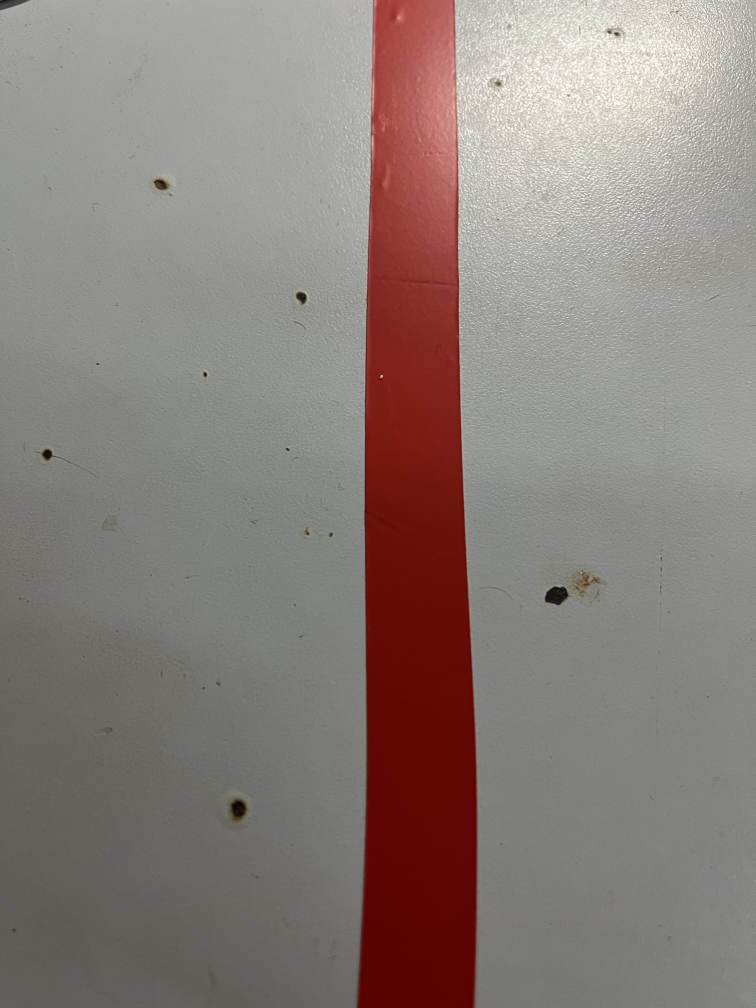
#> input picture IMG_2110.jpg, 3024 x 4032 px, given in place of the camera (shown at 1/4 size)
$ python main.py
#> lines starting #> are read from the running program, lines starting #| are printed output that depends on the picture
### Raspi22/utils.py
import cv2
import numpy as np
import serial
import threading

def initialize_camera(camera_index=0):
    """初始化打开摄像头，并设置分辨率"""
    cap = cv2.VideoCapture(camera_index)
    cap.set(cv2.CAP_PROP_FRAME_WIDTH, 640)
    cap.set(cv2.CAP_PROP_FRAME_HEIGHT, 480)
    if not cap.isOpened():
        raise ValueError("Camera could not be opened.")
    return cap

def read_frame(cap):
    """读取帧"""
    ret, frame = cap.read()
#> frame is the input picture: shape (4032, 3024, 3); mean B, G, R 122.2, 126.8, 138.4
    if not ret:
        raise ValueError("Failed to read frame from camera.")
    return frame

def open_operation(img):
    k=np.ones((7,7),np.uint8)
    img=cv2.erode(img,k)
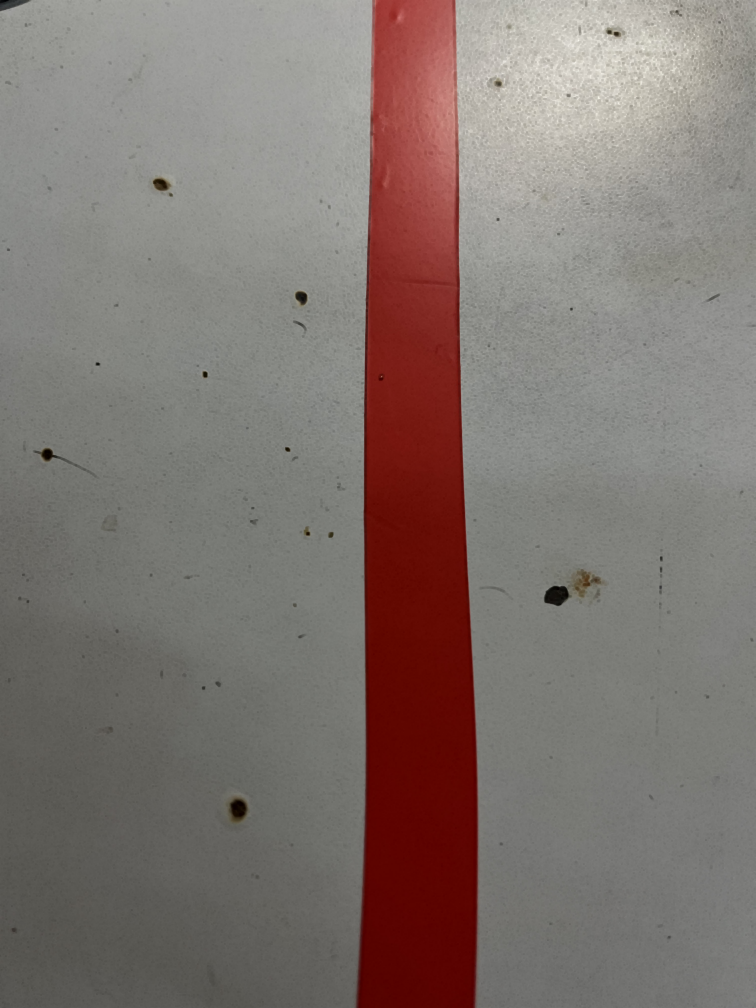
#> img: shape (4032, 3024, 3) (shown at 1/4 size); mean of channels 0, 1, 2 111.7, 116.4, 128; drawn as B, G, R
    img=cv2.dilate(img,k)
    return img

class com:
    def __init__(self):
        self.dev=serial.Serial('dev/ttyUSB0',115200)
        self.received_data = None
        self.thread = threading.Thread(target=self.read_data)
        self.thread.daemon = True
        self.thread.start()

    def sent_data(self,mes):
        self.dev.write(mes)

    def read_data(self):
        while True:
            if self.dev.in_waiting > 0:
                self.received_data = self.dev.read()

    def get_data(self):
        return self.received_data

### Raspi22/tracing_rl.py
import cv2
import numpy as np
from utils import open_operation,initialize_camera,read_frame,com
import math
import time
import threading

usual_run=bytearray([0xFE,0xBC,0x01,0xEF])
slight_right=bytearray([0xFE,0xBC,0x02,0xEF])
slight_left=bytearray([0xFE,0xBC,0x03,0xEF])
turn_left=bytearray([0xFE,0xBC,0x04,0xEF])
turn_right=bytearray([0xFE,0xBC,0x05,0xEF])
stop=bytearray([0xFE,0xBC,0x00,0xEF])
cross_run=bytearray([0xFE,0xBC,0x06,0xEF])
ROIS = {
    'top': (160, 30, 320, 120, 0.1),
    'mid': (160, 210, 320, 120, 0.3),
    'bot': (160, 360, 320, 120, 0.6),
    'left': (40, 30, 120, 420, 0.5),
    'right': (480, 30, 120, 420, 0.5)
}

lower=np.array([100, 43, 46])
upper=np.array([124, 255, 255])

class linefollower:
    def __init__(self,camera_id=0):
        self.camera = initialize_camera(camera_id)
        self.model = None
        self.comm = com()
        self.angle=0

    def find_blobs_in_rois(self,img,ROIS,lower,upper):
        result = {}
        for dir,(x,y,w,h,weight) in ROIS.items():
            roi=img[y:y+h,x:x+w]
            HSV=cv2.cvtColor(roi,cv2.COLOR_BGR2HSV)
            mask= cv2.inRange(HSV,lower,upper)
            contours, _ = cv2.findContours(mask, cv2.RETR_EXTERNAL, cv2.CHAIN_APPROX_SIMPLE)

            min_area = 100
            if contours:
                max_contour =max(contours,key=cv2.contourArea)
                if cv2.contourArea(max_contour) > min_area:
                    M = cv2.moments(max_contour)
                    cx = int(M['m10'] / M['m00']) if M['m00'] != 0 else -1
                    cy = int(M['m01'] / M['m00']) if M['m00'] != 0 else -1

                    x_rect, y_rect, w_rect, h_rect = cv2.boundingRect(max_contour)
                    rect = (x + x_rect, y + y_rect, w_rect, h_rect)
                    # 计算轮廓的外接矩形
                    result[dir]={
                        "cx":cx+x,
                        "cy":cy+y,
                        "rect":rect,
                        "weight":weight,
                        "blob_flag":True
                    }
                    cv2.rectangle(img, (rect[0], rect[1]), (rect[0] + rect[2], rect[1] + rect[3]), (0, 255, 0), 2)
                    cv2.drawMarker(img, (result[dir]['cx'], result[dir]['cy']), (255, 0, 0),
                                markerType=cv2.MARKER_CROSS, markerSize=10, thickness=2)
                else:
                    result[dir] = {
                        "cx": -1,
                        "cy": -1,
                        "rect": None,
                        "weight": weight,
                        "blob_flag": False
                    }
            else:
                result[dir] = {
                    "cx": -1,
                    "cy": -1,
                    "rect": None,
                    "weight": weight,
                    "blob_flag": False
                }
#> this loop made 5 passes
#> pass 1, in find_blobs_in_rois, `roi=img[y:y+h,x:x+w]`:
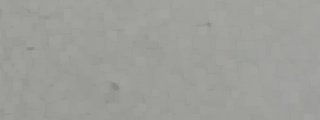
#> roi: shape (120, 320, 3); mean of channels 0, 1, 2 153.9, 158.7, 157.8; drawn as B, G, R
#> after the loop: HSV: shape (420, 120, 3); mean H, S, V 32.8, 5.1, 156.4
#> after the loop: mask: shape (420, 120); every value is 0
#> after the loop:
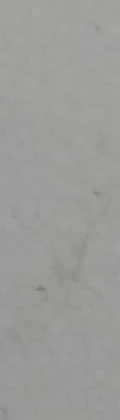
#> roi: shape (420, 120, 3); mean of channels 0, 1, 2 153.1, 156.4, 155.9; drawn as B, G, R
#> after the loop, result = 5 items
        return result
    def get_angle(self,img):
        blobs_in_rois=self.find_blobs_in_rois(img,ROIS,lower,upper)
#> blobs_in_rois = 5 items
        croid_sum = (blobs_in_rois['top']['cx'] * blobs_in_rois['top']['weight'] +
                 blobs_in_rois['mid']['cx'] * blobs_in_rois['mid']['weight'] +
                 blobs_in_rois['bot']['cx'] * blobs_in_rois['bot']['weight'])
#> croid_sum = -1
        weight_sum = (blobs_in_rois['top']['weight'] +
                  blobs_in_rois['mid']['weight'] +
                  blobs_in_rois['bot']['weight'])
#> weight_sum = 1
        if weight_sum != 0:
            cpos = croid_sum / weight_sum
#> cpos = -1
            self.angle = -math.atan((cpos - 320) / 240)  # 假设中心点在图像中心 (320, 240)
#> self.angle = 0.929
            self.angle= math.degrees(self.angle)
#> self.angle = 53.22
        else:
            self.angle = 0  # 如果没有找到任何色块，可以设置一个默认值


    # [6 lines left out: function detectmode, not called in this run]


### Raspi22/main.py
from tracing_rl import linefollower
import cv2
import numpy as np
import time
from utils import open_operation,initialize_camera,read_frame,com

usual_run=bytearray([0xFE,0xBC,0x01,0xEF])
slight_right=bytearray([0xFE,0xBC,0x02,0xEF])
slight_left=bytearray([0xFE,0xBC,0x03,0xEF])
turn_left=bytearray([0xFE,0xBC,0x04,0xEF])
turn_right=bytearray([0xFE,0xBC,0x05,0xEF])
stop=bytearray([0xFE,0xBC,0x00,0xEF])
cross_run=bytearray([0xFE,0xBC,0x06,0xEF])

class car:
    def __init__(self):
         self.count=0
    def motion(self,DAngle,mode):
        if abs(DAngle) > 10:
            if DAngle > 0:
                    print("slight right")
                    com.sent_data(slight_right)
                    print("Turn Angle: %f" % DAngle)
            elif DAngle < 0:
                    print("slight left")
                    com.sent_data(slight_left)
                    print("Turn Angle: %f" % DAngle)
        else:
                print("usual Run")
                com.sent_data(usual_run)
                print("Turn Angle: %f" % DAngle)


    def main(self):
        lf=linefollower(0)
        cap=lf.camera
        while True:
            frame=read_frame(cap)
            img=open_operation(frame)
            lf.get_angle(img=img)
#> (the run stopped early here; a loop or call above may not have finished)
